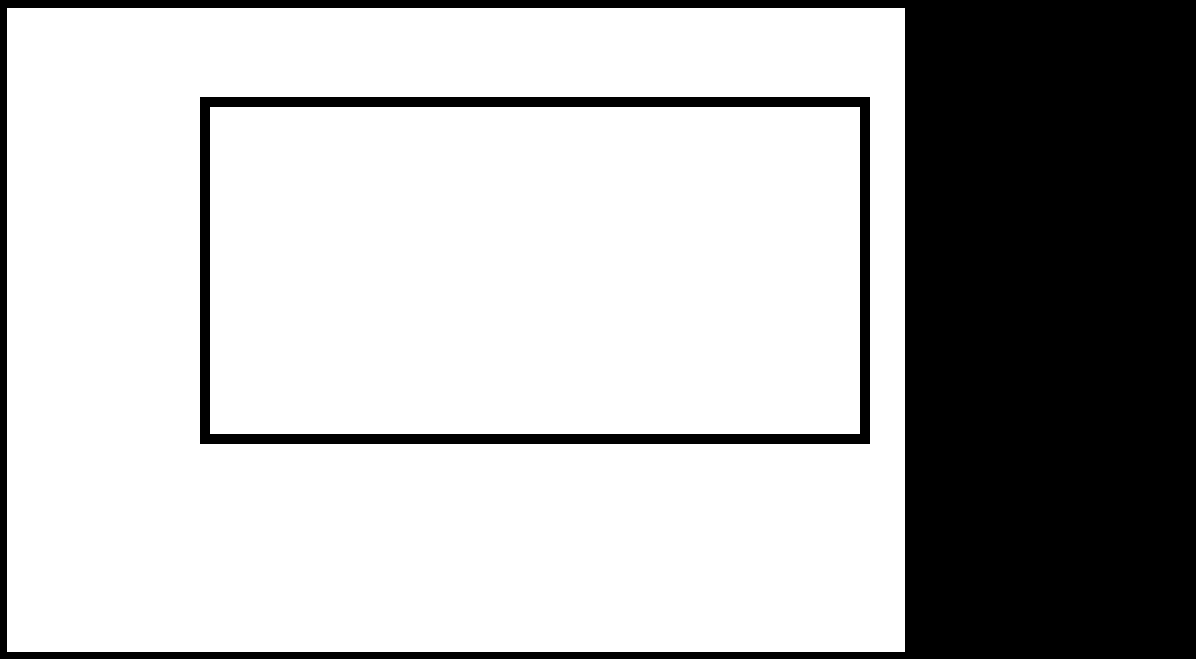
#> input picture cpp_image_processing/rect_cont_black.png, 1196 x 659 px, found by its file name
$ python poub.py
#> lines starting #> are read from the running program, lines starting #| are printed output that depends on the picture; after the words box and inside, x2 and y2 are one past the last pixel; in counts of white or black regions, pixels touching at a corner belong together
import cv2

# Affiche la version d'OpenCV installée
print("Version d'OpenCV :", cv2.__version__)

image =  cv2.imread("rect_cont_black.png")
#> image is the input picture: shape (659, 1196, 3); 70.8% white; 2 black regions, box (x1, y1, x2, y2) and area: (0, 0, 1196, 659) 209852, (200, 97, 870, 444) 19940

if image is not None:

    # Convertir l'image en niveaux de gris
    image_en_gris = cv2.cvtColor(image, cv2.COLOR_BGR2GRAY)

    # Binariser l'image si nécessaire
    _, image_binaire = cv2.threshold(image_en_gris, 128, 255, cv2.THRESH_BINARY)

    # Détection des contours
    contours, _ = cv2.findContours(image_binaire, cv2.RETR_EXTERNAL, cv2.CHAIN_APPROX_SIMPLE)
#> contours = [[[7, 8], [7, 651], [904, 651], [904, 8]]]

    # Créer une copie de l'image pour dessiner les contours
    image_contours = image.copy()

    #print(contours) # Verif si les contours sont bien pris

    # Dessiner les contours sur l'image
    cv2.drawContours(image_contours, contours, -1, (0, 255, 0), 2)  # Couleur verte, épaisseur de 2 pixels
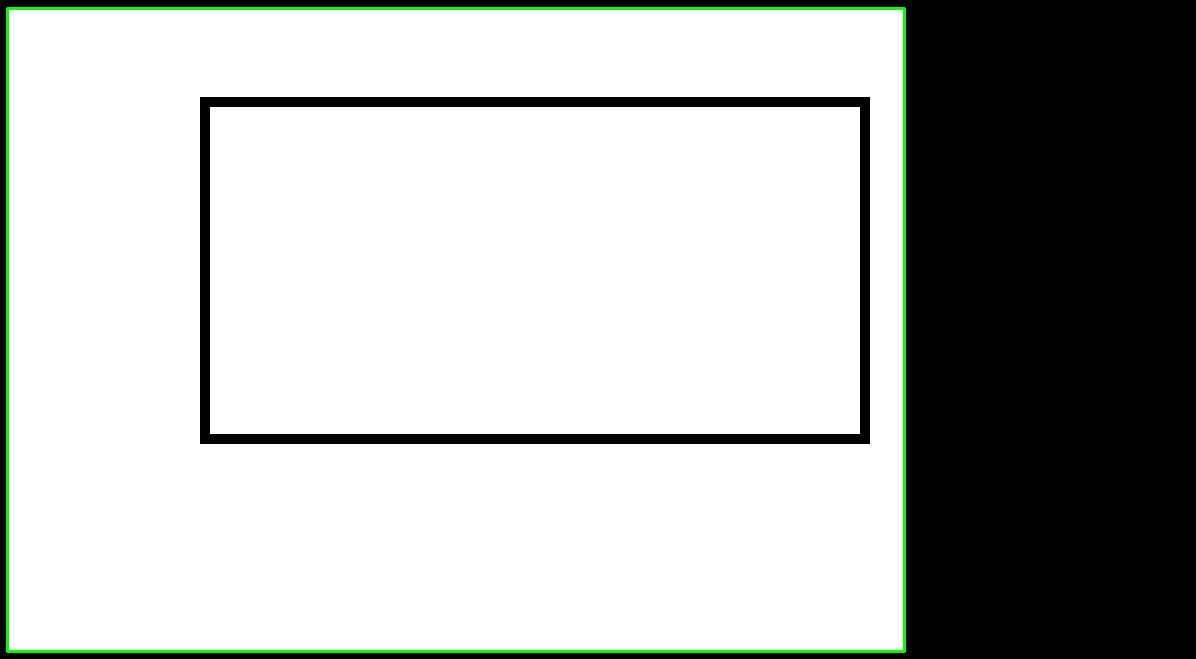
#> image_contours: shape (659, 1196, 3); 1.17% of pixels changed, all inside (x1, y1, x2, y2) = (6, 7, 906, 653)

    # Afficher l'image originale et l'image avec les contours
    #cv2.imshow("Image Originale", image)
    cv2.imshow("Contours", image_contours)

    # S'il y a des contours détectés
    if contours:
        # Trouver le contour avec la plus grande aire (assumant que c'est le rectangle)
        plus_grand_contour = max(contours, key=cv2.contourArea)
#> plus_grand_contour = [[7, 8], [7, 651], [904, 651], [904, 8]]

        # Obtenir les coordonnées du rectangle englobant
        x, y, w, h = cv2.boundingRect(plus_grand_contour)
#> x = 7; y = 8; w = 898; h = 644

        # Récupérer le sous-image (carré)
        image_carré = image[y:y+h, x:x+w]
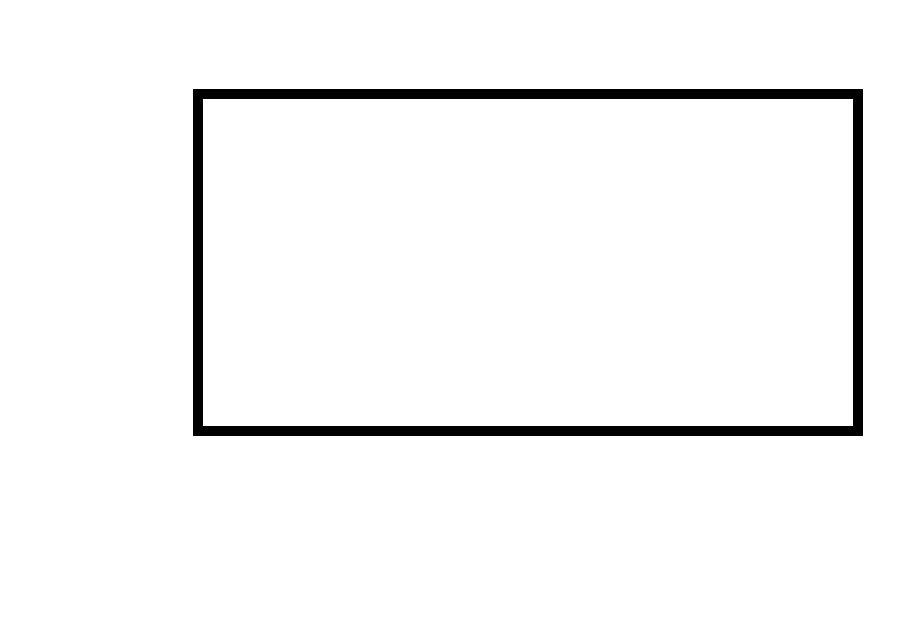
#> image_carré: shape (644, 898, 3); 96.6% white; 1 black region, box (x1, y1, x2, y2) and area: (193, 89, 863, 436) 19940

        # Afficher l'image originale et l'image rognée
        cv2.imshow("Image Originale", image)
        cv2.imshow("Image Rognée", image_carré)
        cv2.waitKey(0)
        cv2.destroyAllWindows()

    else:
        print("Aucun contour trouvé dans l'image.")
else :
    print("Impossible d'ouvrir l'image.")

$ run again, with cpp_image_processing/rect.png copied over cpp_image_processing/rect_cont_black.png
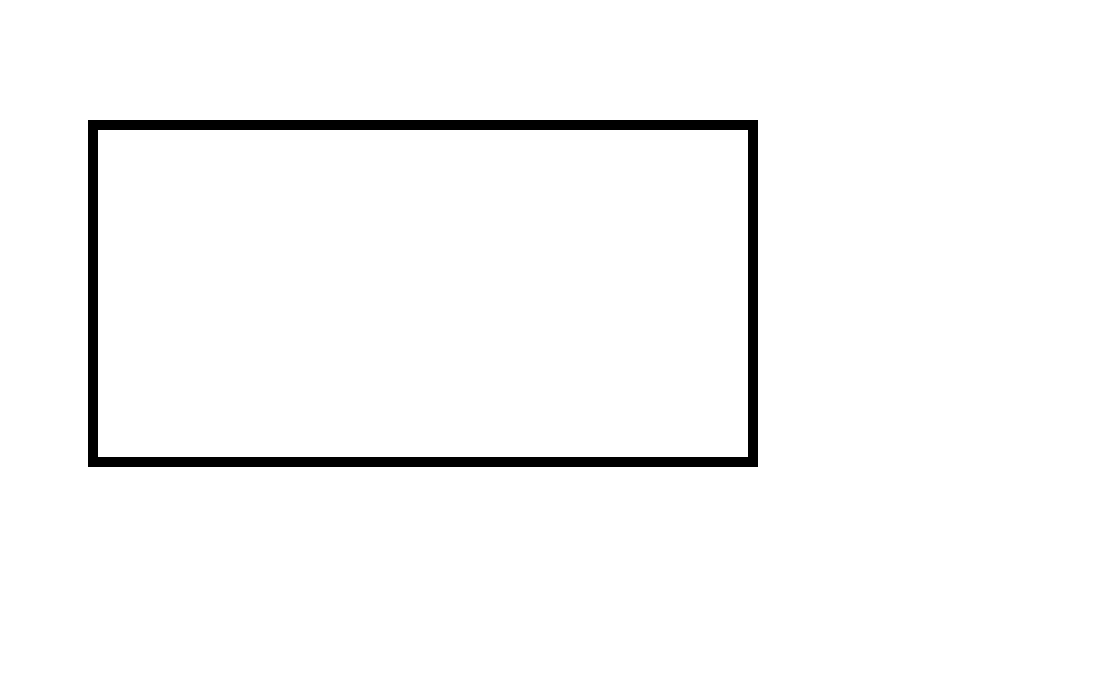
#> input picture cpp_image_processing/rect.png, 1116 x 696 px, found by its file name
#> image is the input picture: shape (696, 1116, 3); 97.4% white; 1 black region, box (x1, y1, x2, y2) and area: (88, 120, 758, 467) 19940
#> contours = [[[0, 0], [0, 695], [1115, 695], [1115, 0]]]
#> `cv2.drawContours(image_contours, contours, -1, (0, 255, 0), 2)`:
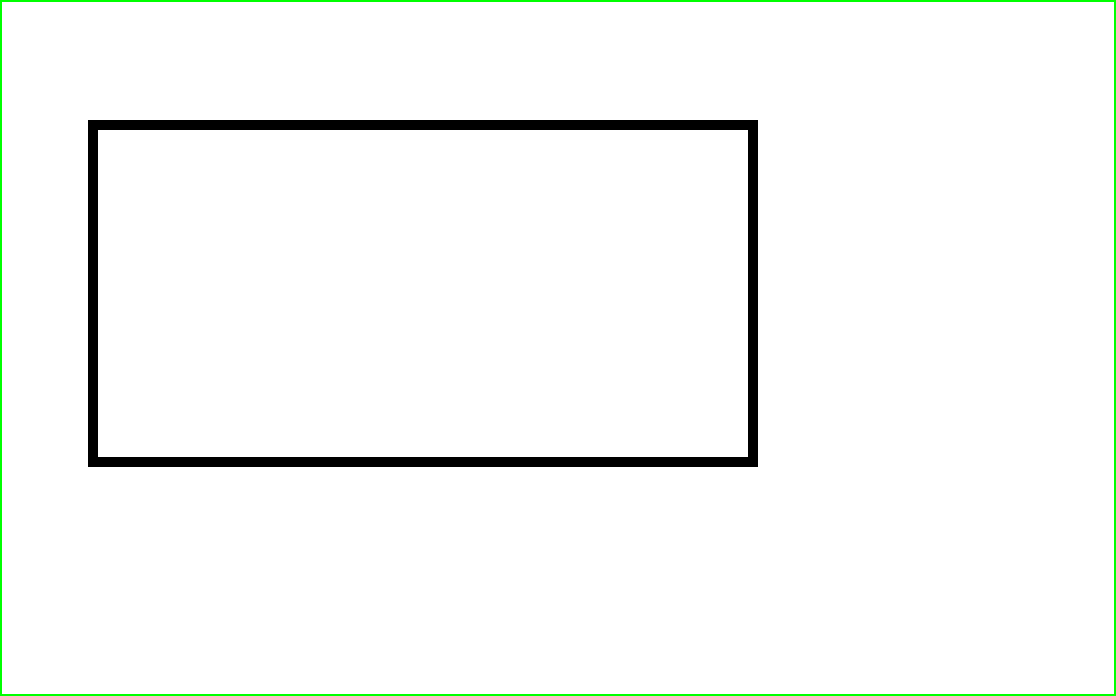
#> image_contours: shape (696, 1116, 3); 0.93% of pixels changed, all inside (x1, y1, x2, y2) = (0, 0, 1116, 696)
#> plus_grand_contour = [[0, 0], [0, 695], [1115, 695], [1115, 0]]
#> x = 0; w = 1116; h = 696

$ run again, with cpp_image_processing/test.png copied over cpp_image_processing/rect_cont_black.png
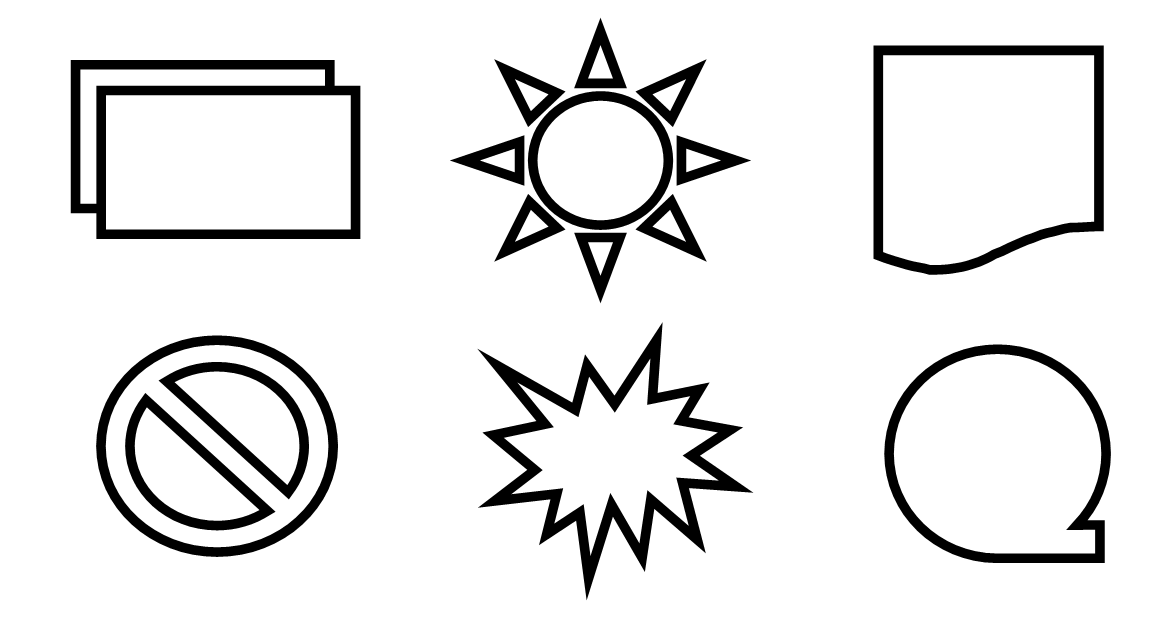
#> input picture cpp_image_processing/test.png, 1176 x 641 px, found by its file name
#> image is the input picture: shape (641, 1176, 3); min 0, max 255, mean 231.3
#> `_, image_binaire = cv2.threshold(image_en_gris, 128, 255, cv2.THRESH_B..`:
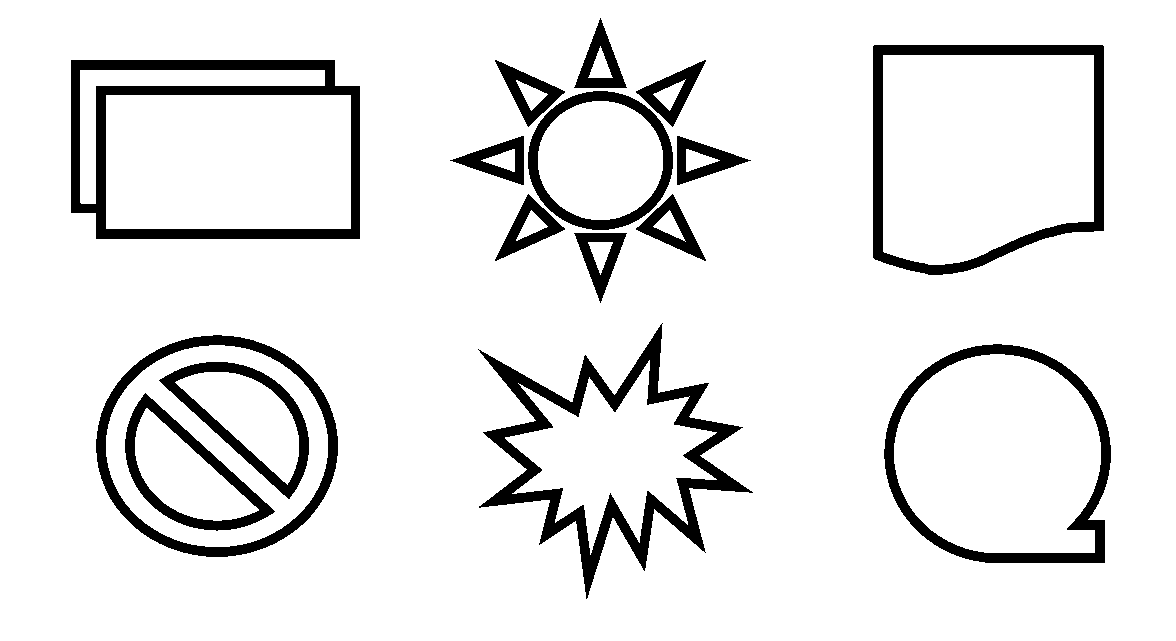
#> image_binaire: shape (641, 1176); 90.6% white; 16 black regions, largest, box (x1, y1, x2, y2) and area: (478, 323, 753, 599) 13257, (71, 60, 360, 239) 11794, (873, 45, 1104, 275) 8252
#> contours = [[[0, 0], [0, 640], [1175, 640], [1175, 0]]]
#> `cv2.drawContours(image_contours, contours, -1, (0, 255, 0), 2)`:
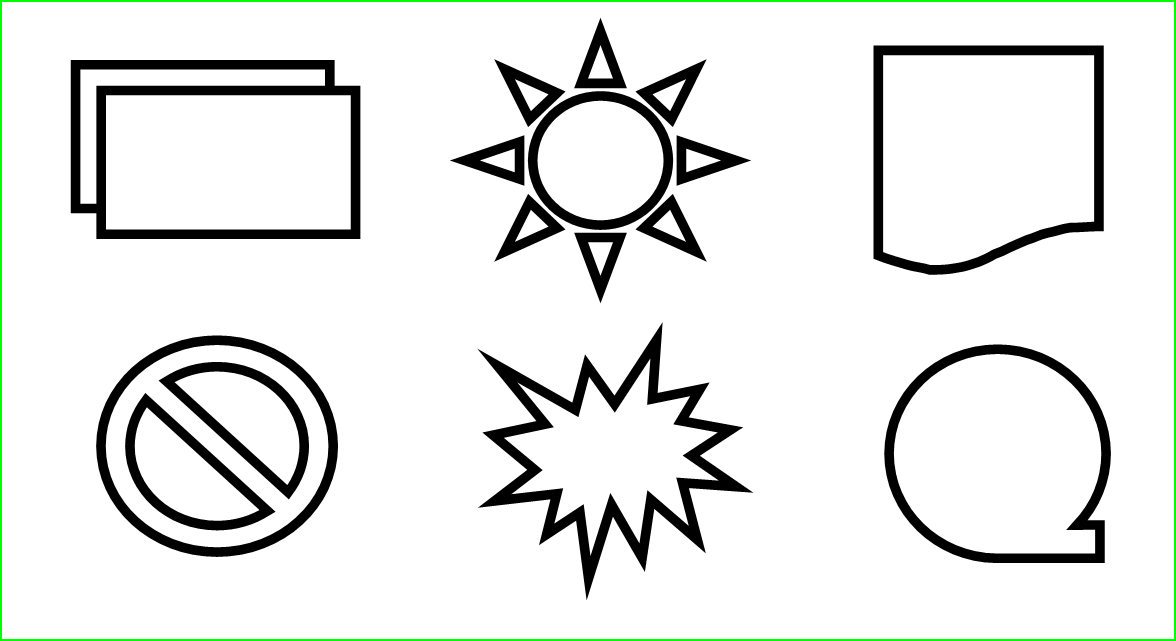
#> image_contours: shape (641, 1176, 3); 0.96% of pixels changed, all inside (x1, y1, x2, y2) = (0, 0, 1176, 641)
#> plus_grand_contour = [[0, 0], [0, 640], [1175, 640], [1175, 0]]
#> x = 0; w = 1176; h = 641
